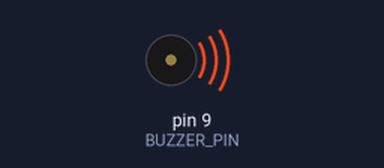
The sketch below on a simulated Arduino Uno, built with avr-gcc and run on an emulated ATmega328P. Shown: buzzer (waves = sounding).

Above: at 0.2 s.
Timing chart, 0 to 3.5 s (numbered marks = the images above):
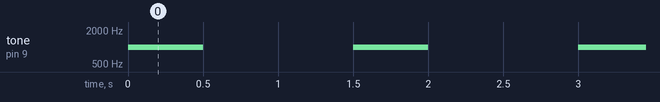

Measured:
- by itself, tone on pin 9 (BUZZER_PIN): alternates 1000 Hz for 0.50 s and silent for 1.0 s

The sketch:

02_buzzer_fun.ino
```cpp
/*
  Buzzer Toggle
  Description: This sketch activates and deactivates the buzzer at a specified frequency and at a specified interval.
  Hardware: RoboUNO (on-board buzzer connected to pin D9)
  Library: -
  Difficulty: XX/10
  Author: ROBO
  Date: August 11, 2023
*/

#define BUZZER_PIN 9         // Define the pin for the buzzer
#define BUZZER_FREQ 1000     // Define the frequency for the buzzer in Hertz
#define BUZZ_DURATION 500    // Define the buzz duration in milliseconds
#define PAUSE_DURATION 1000  // Define the duration between buzzes in milliseconds

void setup() {
  pinMode(BUZZER_PIN, OUTPUT);  // Set the buzzer pin as an output
}

void loop() {
  tone(BUZZER_PIN, BUZZER_FREQ);  // Activate the buzzer
  delay(BUZZ_DURATION);           // Delay for buzz duration
  noTone(BUZZER_PIN);             // Turn off the buzzer
  delay(PAUSE_DURATION);          // Delay before the next buzz
}
```
